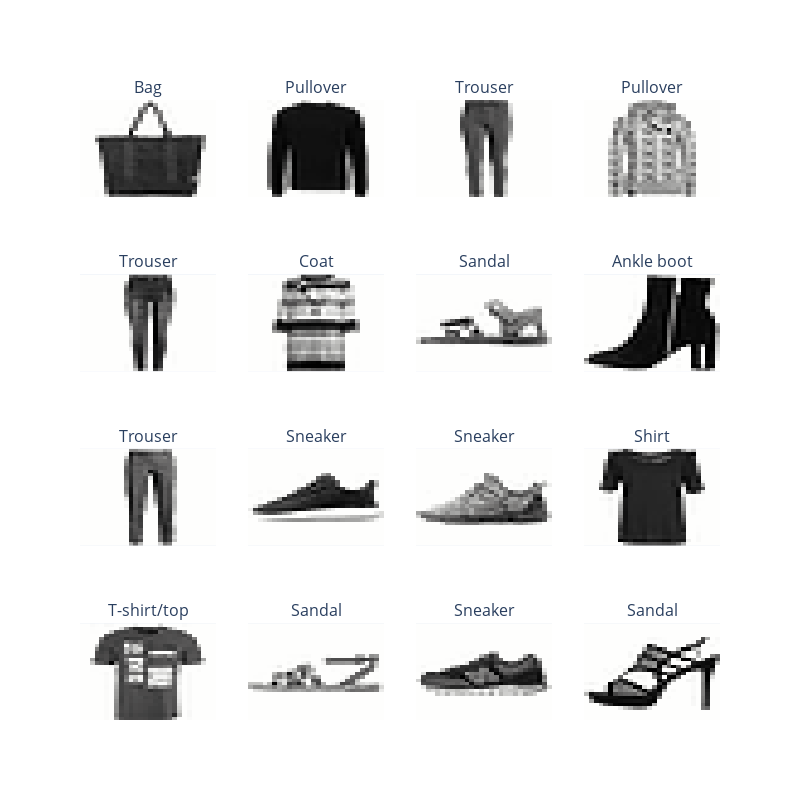

Notebook source saved alongside this figure:
### Code cell
from plotly.subplots import make_subplots

# plot more images
rows = 4
cols = 4
figure = make_subplots(rows=rows, cols=cols, subplot_titles=["title"] * rows * cols)
for i in range(0, rows*cols):
  random_idx = torch.randint(0, len(train_data), size=[1]).item()
  image, label = train_data[random_idx]
  row = (i // cols) + 1
  col=(i % cols) + 1
  figure.add_trace(row=row, col=col, trace=go.Heatmap(z=image.squeeze(), colorscale="gray_r", showscale=False))
  figure.layout.annotations[i].text = class_names[label]

figure.update_xaxes(visible=False)
figure.update_yaxes(visible=False, autorange="reversed")
figure.update_layout(height=800, width=800)
figure.show()

### Figure 1 — Plotly figure (JSON) as saved in the notebook; plotly's stock layout.template omitted (floating-point values rounded to 4 significant figures; data arrays with more than 128 entries replaced by an {"elided": "..."} marker saying what was removed)
{"data": [{"colorscale": [[0, "rgb(254, 254, 253)"], [0.09091, "rgb(224, 224, 223)"], [0.1818, "rgb(197, 197, 195)"], [0.2727, "rgb(171, 171, 170)"], [0.3636, "rgb(146, 146, 145)"], [0.4545, "rgb(124, 123, 122)"], [0.5455, "rgb(102, 101, 101)"], [0.6364, "rgb(81, 80, 80)"], [0.7273, "rgb(59, 59, 59)"], [0.8182, "rgb(38, 38, 38)"], [0.9091, "rgb(16, 16, 16)"], [1, "rgb(0, 0, 0)"]], "showscale": false, "type": "heatmap", "xaxis": "x", "yaxis": "y", "z": {"elided": "28x28 float values"}}, {"colorscale": [[0, "rgb(254, 254, 253)"], [0.09091, "rgb(224, 224, 223)"], [0.1818, "rgb(197, 197, 195)"], [0.2727, "rgb(171, 171, 170)"], [0.3636, "rgb(146, 146, 145)"], [0.4545, "rgb(124, 123, 122)"], [0.5455, "rgb(102, 101, 101)"], [0.6364, "rgb(81, 80, 80)"], [0.7273, "rgb(59, 59, 59)"], [0.8182, "rgb(38, 38, 38)"], [0.9091, "rgb(16, 16, 16)"], [1, "rgb(0, 0, 0)"]], "showscale": false, "type": "heatmap", "xaxis": "x2", "yaxis": "y2", "z": {"elided": "28x28 float values"}}, {"colorscale": [[0, "rgb(254, 254, 253)"], [0.09091, "rgb(224, 224, 223)"], [0.1818, "rgb(197, 197, 195)"], [0.2727, "rgb(171, 171, 170)"], [0.3636, "rgb(146, 146, 145)"], [0.4545, "rgb(124, 123, 122)"], [0.5455, "rgb(102, 101, 101)"], [0.6364, "rgb(81, 80, 80)"], [0.7273, "rgb(59, 59, 59)"], [0.8182, "rgb(38, 38, 38)"], [0.9091, "rgb(16, 16, 16)"], [1, "rgb(0, 0, 0)"]], "showscale": false, "type": "heatmap", "xaxis": "x3", "yaxis": "y3", "z": {"elided": "28x28 float values"}}, {"colorscale": [[0, "rgb(254, 254, 253)"], [0.09091, "rgb(224, 224, 223)"], [0.1818, "rgb(197, 197, 195)"], [0.2727, "rgb(171, 171, 170)"], [0.3636, "rgb(146, 146, 145)"], [0.4545, "rgb(124, 123, 122)"], [0.5455, "rgb(102, 101, 101)"], [0.6364, "rgb(81, 80, 80)"], [0.7273, "rgb(59, 59, 59)"], [0.8182, "rgb(38, 38, 38)"], [0.9091, "rgb(16, 16, 16)"], [1, "rgb(0, 0, 0)"]], "showscale": false, "type": "heatmap", "xaxis": "x4", "yaxis": "y4", "z": {"elided": "28x28 float values"}}, {"colorscale": [[0, "rgb(254, 254, 253)"], [0.09091, "rgb(224, 224, 223)"], [0.1818, "rgb(197, 197, 195)"], [0.2727, "rgb(171, 171, 170)"], [0.3636, "rgb(146, 146, 145)"], [0.4545, "rgb(124, 123, 122)"], [0.5455, "rgb(102, 101, 101)"], [0.6364, "rgb(81, 80, 80)"], [0.7273, "rgb(59, 59, 59)"], [0.8182, "rgb(38, 38, 38)"], [0.9091, "rgb(16, 16, 16)"], [1, "rgb(0, 0, 0)"]], "showscale": false, "type": "heatmap", "xaxis": "x5", "yaxis": "y5", "z": {"elided": "28x28 float values"}}, {"colorscale": [[0, "rgb(254, 254, 253)"], [0.09091, "rgb(224, 224, 223)"], [0.1818, "rgb(197, 197, 195)"], [0.2727, "rgb(171, 171, 170)"], [0.3636, "rgb(146, 146, 145)"], [0.4545, "rgb(124, 123, 122)"], [0.5455, "rgb(102, 101, 101)"], [0.6364, "rgb(81, 80, 80)"], [0.7273, "rgb(59, 59, 59)"], [0.8182, "rgb(38, 38, 38)"], [0.9091, "rgb(16, 16, 16)"], [1, "rgb(0, 0, 0)"]], "showscale": false, "type": "heatmap", "xaxis": "x6", "yaxis": "y6", "z": {"elided": "28x28 float values"}}, {"colorscale": [[0, "rgb(254, 254, 253)"], [0.09091, "rgb(224, 224, 223)"], [0.1818, "rgb(197, 197, 195)"], [0.2727, "rgb(171, 171, 170)"], [0.3636, "rgb(146, 146, 145)"], [0.4545, "rgb(124, 123, 122)"], [0.5455, "rgb(102, 101, 101)"], [0.6364, "rgb(81, 80, 80)"], [0.7273, "rgb(59, 59, 59)"], [0.8182, "rgb(38, 38, 38)"], [0.9091, "rgb(16, 16, 16)"], [1, "rgb(0, 0, 0)"]], "showscale": false, "type": "heatmap", "xaxis": "x7", "yaxis": "y7", "z": {"elided": "28x28 float values"}}, {"colorscale": [[0, "rgb(254, 254, 253)"], [0.09091, "rgb(224, 224, 223)"], [0.1818, "rgb(197, 197, 195)"], [0.2727, "rgb(171, 171, 170)"], [0.3636, "rgb(146, 146, 145)"], [0.4545, "rgb(124, 123, 122)"], [0.5455, "rgb(102, 101, 101)"], [0.6364, "rgb(81, 80, 80)"], [0.7273, "rgb(59, 59, 59)"], [0.8182, "rgb(38, 38, 38)"], [0.9091, "rgb(16, 16, 16)"], [1, "rgb(0, 0, 0)"]], "showscale": false, "type": "heatmap", "xaxis": "x8", "yaxis": "y8", "z": {"elided": "28x28 float values"}}, {"colorscale": [[0, "rgb(254, 254, 253)"], [0.09091, "rgb(224, 224, 223)"], [0.1818, "rgb(197, 197, 195)"], [0.2727, "rgb(171, 171, 170)"], [0.3636, "rgb(146, 146, 145)"], [0.4545, "rgb(124, 123, 122)"], [0.5455, "rgb(102, 101, 101)"], [0.6364, "rgb(81, 80, 80)"], [0.7273, "rgb(59, 59, 59)"], [0.8182, "rgb(38, 38, 38)"], [0.9091, "rgb(16, 16, 16)"], [1, "rgb(0, 0, 0)"]], "showscale": false, "type": "heatmap", "xaxis": "x9", "yaxis": "y9", "z": {"elided": "28x28 float values"}}, {"colorscale": [[0, "rgb(254, 254, 253)"], [0.09091, "rgb(224, 224, 223)"], [0.1818, "rgb(197, 197, 195)"], [0.2727, "rgb(171, 171, 170)"], [0.3636, "rgb(146, 146, 145)"], [0.4545, "rgb(124, 123, 122)"], [0.5455, "rgb(102, 101, 101)"], [0.6364, "rgb(81, 80, 80)"], [0.7273, "rgb(59, 59, 59)"], [0.8182, "rgb(38, 38, 38)"], [0.9091, "rgb(16, 16, 16)"], [1, "rgb(0, 0, 0)"]], "showscale": false, "type": "heatmap", "xaxis": "x10", "yaxis": "y10", "z": {"elided": "28x28 float values"}}, {"colorscale": [[0, "rgb(254, 254, 253)"], [0.09091, "rgb(224, 224, 223)"], [0.1818, "rgb(197, 197, 195)"], [0.2727, "rgb(171, 171, 170)"], [0.3636, "rgb(146, 146, 145)"], [0.4545, "rgb(124, 123, 122)"], [0.5455, "rgb(102, 101, 101)"], [0.6364, "rgb(81, 80, 80)"], [0.7273, "rgb(59, 59, 59)"], [0.8182, "rgb(38, 38, 38)"], [0.9091, "rgb(16, 16, 16)"], [1, "rgb(0, 0, 0)"]], "showscale": false, "type": "heatmap", "xaxis": "x11", "yaxis": "y11", "z": {"elided": "28x28 float values"}}, {"colorscale": [[0, "rgb(254, 254, 253)"], [0.09091, "rgb(224, 224, 223)"], [0.1818, "rgb(197, 197, 195)"], [0.2727, "rgb(171, 171, 170)"], [0.3636, "rgb(146, 146, 145)"], [0.4545, "rgb(124, 123, 122)"], [0.5455, "rgb(102, 101, 101)"], [0.6364, "rgb(81, 80, 80)"], [0.7273, "rgb(59, 59, 59)"], [0.8182, "rgb(38, 38, 38)"], [0.9091, "rgb(16, 16, 16)"], [1, "rgb(0, 0, 0)"]], "showscale": false, "type": "heatmap", "xaxis": "x12", "yaxis": "y12", "z": {"elided": "28x28 float values"}}, {"colorscale": [[0, "rgb(254, 254, 253)"], [0.09091, "rgb(224, 224, 223)"], [0.1818, "rgb(197, 197, 195)"], [0.2727, "rgb(171, 171, 170)"], [0.3636, "rgb(146, 146, 145)"], [0.4545, "rgb(124, 123, 122)"], [0.5455, "rgb(102, 101, 101)"], [0.6364, "rgb(81, 80, 80)"], [0.7273, "rgb(59, 59, 59)"], [0.8182, "rgb(38, 38, 38)"], [0.9091, "rgb(16, 16, 16)"], [1, "rgb(0, 0, 0)"]], "showscale": false, "type": "heatmap", "xaxis": "x13", "yaxis": "y13", "z": {"elided": "28x28 float values"}}, {"colorscale": [[0, "rgb(254, 254, 253)"], [0.09091, "rgb(224, 224, 223)"], [0.1818, "rgb(197, 197, 195)"], [0.2727, "rgb(171, 171, 170)"], [0.3636, "rgb(146, 146, 145)"], [0.4545, "rgb(124, 123, 122)"], [0.5455, "rgb(102, 101, 101)"], [0.6364, "rgb(81, 80, 80)"], [0.7273, "rgb(59, 59, 59)"], [0.8182, "rgb(38, 38, 38)"], [0.9091, "rgb(16, 16, 16)"], [1, "rgb(0, 0, 0)"]], "showscale": false, "type": "heatmap", "xaxis": "x14", "yaxis": "y14", "z": {"elided": "28x28 float values"}}, {"colorscale": [[0, "rgb(254, 254, 253)"], [0.09091, "rgb(224, 224, 223)"], [0.1818, "rgb(197, 197, 195)"], [0.2727, "rgb(171, 171, 170)"], [0.3636, "rgb(146, 146, 145)"], [0.4545, "rgb(124, 123, 122)"], [0.5455, "rgb(102, 101, 101)"], [0.6364, "rgb(81, 80, 80)"], [0.7273, "rgb(59, 59, 59)"], [0.8182, "rgb(38, 38, 38)"], [0.9091, "rgb(16, 16, 16)"], [1, "rgb(0, 0, 0)"]], "showscale": false, "type": "heatmap", "xaxis": "x15", "yaxis": "y15", "z": {"elided": "28x28 float values"}}, {"colorscale": [[0, "rgb(254, 254, 253)"], [0.09091, "rgb(224, 224, 223)"], [0.1818, "rgb(197, 197, 195)"], [0.2727, "rgb(171, 171, 170)"], [0.3636, "rgb(146, 146, 145)"], [0.4545, "rgb(124, 123, 122)"], [0.5455, "rgb(102, 101, 101)"], [0.6364, "rgb(81, 80, 80)"], [0.7273, "rgb(59, 59, 59)"], [0.8182, "rgb(38, 38, 38)"], [0.9091, "rgb(16, 16, 16)"], [1, "rgb(0, 0, 0)"]], "showscale": false, "type": "heatmap", "xaxis": "x16", "yaxis": "y16", "z": {"elided": "28x28 float values"}}], "layout": {"annotations": [{"font": {"size": 16}, "showarrow": false, "text": "Bag", "x": 0.1062, "xanchor": "center", "xref": "paper", "y": 1, "yanchor": "bottom", "yref": "paper"}, {"font": {"size": 16}, "showarrow": false, "text": "Pullover", "x": 0.3688, "xanchor": "center", "xref": "paper", "y": 1, "yanchor": "bottom", "yref": "paper"}, {"font": {"size": 16}, "showarrow": false, "text": "Trouser", "x": 0.6313, "xanchor": "center", "xref": "paper", "y": 1, "yanchor": "bottom", "yref": "paper"}, {"font": {"size": 16}, "showarrow": false, "text": "Pullover", "x": 0.8938, "xanchor": "center", "xref": "paper", "y": 1, "yanchor": "bottom", "yref": "paper"}, {"font": {"size": 16}, "showarrow": false, "text": "Trouser", "x": 0.1062, "xanchor": "center", "xref": "paper", "y": 0.7188, "yanchor": "bottom", "yref": "paper"}, {"font": {"size": 16}, "showarrow": false, "text": "Coat", "x": 0.3688, "xanchor": "center", "xref": "paper", "y": 0.7188, "yanchor": "bottom", "yref": "paper"}, {"font": {"size": 16}, "showarrow": false, "text": "Sandal", "x": 0.6313, "xanchor": "center", "xref": "paper", "y": 0.7188, "yanchor": "bottom", "yref": "paper"}, {"font": {"size": 16}, "showarrow": false, "text": "Ankle boot", "x": 0.8938, "xanchor": "center", "xref": "paper", "y": 0.7188, "yanchor": "bottom", "yref": "paper"}, {"font": {"size": 16}, "showarrow": false, "text": "Trouser", "x": 0.1062, "xanchor": "center", "xref": "paper", "y": 0.4375, "yanchor": "bottom", "yref": "paper"}, {"font": {"size": 16}, "showarrow": false, "text": "Sneaker", "x": 0.3688, "xanchor": "center", "xref": "paper", "y": 0.4375, "yanchor": "bottom", "yref": "paper"}, {"font": {"size": 16}, "showarrow": false, "text": "Sneaker", "x": 0.6313, "xanchor": "center", "xref": "paper", "y": 0.4375, "yanchor": "bottom", "yref": "paper"}, {"font": {"size": 16}, "showarrow": false, "text": "Shirt", "x": 0.8938, "xanchor": "center", "xref": "paper", "y": 0.4375, "yanchor": "bottom", "yref": "paper"}, {"font": {"size": 16}, "showarrow": false, "text": "T-shirt/top", "x": 0.1062, "xanchor": "center", "xref": "paper", "y": 0.1562, "yanchor": "bottom", "yref": "paper"}, {"font": {"size": 16}, "showarrow": false, "text": "Sandal", "x": 0.3688, "xanchor": "center", "xref": "paper", "y": 0.1562, "yanchor": "bottom", "yref": "paper"}, {"font": {"size": 16}, "showarrow": false, "text": "Sneaker", "x": 0.6313, "xanchor": "center", "xref": "paper", "y": 0.1562, "yanchor": "bottom", "yref": "paper"}, {"font": {"size": 16}, "showarrow": false, "text": "Sandal", "x": 0.8938, "xanchor": "center", "xref": "paper", "y": 0.1562, "yanchor": "bottom", "yref": "paper"}], "height": 800, "width": 800, "xaxis": {"anchor": "y", "domain": [0, 0.2125], "visible": false}, "xaxis10": {"anchor": "y10", "domain": [0.2625, 0.475], "visible": false}, "xaxis11": {"anchor": "y11", "domain": [0.525, 0.7375], "visible": false}, "xaxis12": {"anchor": "y12", "domain": [0.7875, 1], "visible": false}, "xaxis13": {"anchor": "y13", "domain": [0, 0.2125], "visible": false}, "xaxis14": {"anchor": "y14", "domain": [0.2625, 0.475], "visible": false}, "xaxis15": {"anchor": "y15", "domain": [0.525, 0.7375], "visible": false}, "xaxis16": {"anchor": "y16", "domain": [0.7875, 1], "visible": false}, "xaxis2": {"anchor": "y2", "domain": [0.2625, 0.475], "visible": false}, "xaxis3": {"anchor": "y3", "domain": [0.525, 0.7375], "visible": false}, "xaxis4": {"anchor": "y4", "domain": [0.7875, 1], "visible": false}, "xaxis5": {"anchor": "y5", "domain": [0, 0.2125], "visible": false}, "xaxis6": {"anchor": "y6", "domain": [0.2625, 0.475], "visible": false}, "xaxis7": {"anchor": "y7", "domain": [0.525, 0.7375], "visible": false}, "xaxis8": {"anchor": "y8", "domain": [0.7875, 1], "visible": false}, "xaxis9": {"anchor": "y9", "domain": [0, 0.2125], "visible": false}, "yaxis": {"anchor": "x", "autorange": "reversed", "domain": [0.8438, 1], "visible": false}, "yaxis10": {"anchor": "x10", "autorange": "reversed", "domain": [0.2812, 0.4375], "visible": false}, "yaxis11": {"anchor": "x11", "autorange": "reversed", "domain": [0.2812, 0.4375], "visible": false}, "yaxis12": {"anchor": "x12", "autorange": "reversed", "domain": [0.2812, 0.4375], "visible": false}, "yaxis13": {"anchor": "x13", "autorange": "reversed", "domain": [0, 0.1562], "visible": false}, "yaxis14": {"anchor": "x14", "autorange": "reversed", "domain": [0, 0.1562], "visible": false}, "yaxis15": {"anchor": "x15", "autorange": "reversed", "domain": [0, 0.1562], "visible": false}, "yaxis16": {"anchor": "x16", "autorange": "reversed", "domain": [0, 0.1562], "visible": false}, "yaxis2": {"anchor": "x2", "autorange": "reversed", "domain": [0.8438, 1], "visible": false}, "yaxis3": {"anchor": "x3", "autorange": "reversed", "domain": [0.8438, 1], "visible": false}, "yaxis4": {"anchor": "x4", "autorange": "reversed", "domain": [0.8438, 1], "visible": false}, "yaxis5": {"anchor": "x5", "autorange": "reversed", "domain": [0.5625, 0.7188], "visible": false}, "yaxis6": {"anchor": "x6", "autorange": "reversed", "domain": [0.5625, 0.7188], "visible": false}, "yaxis7": {"anchor": "x7", "autorange": "reversed", "domain": [0.5625, 0.7188], "visible": false}, "yaxis8": {"anchor": "x8", "autorange": "reversed", "domain": [0.5625, 0.7188], "visible": false}, "yaxis9": {"anchor": "x9", "autorange": "reversed", "domain": [0.2812, 0.4375], "visible": false}}}
